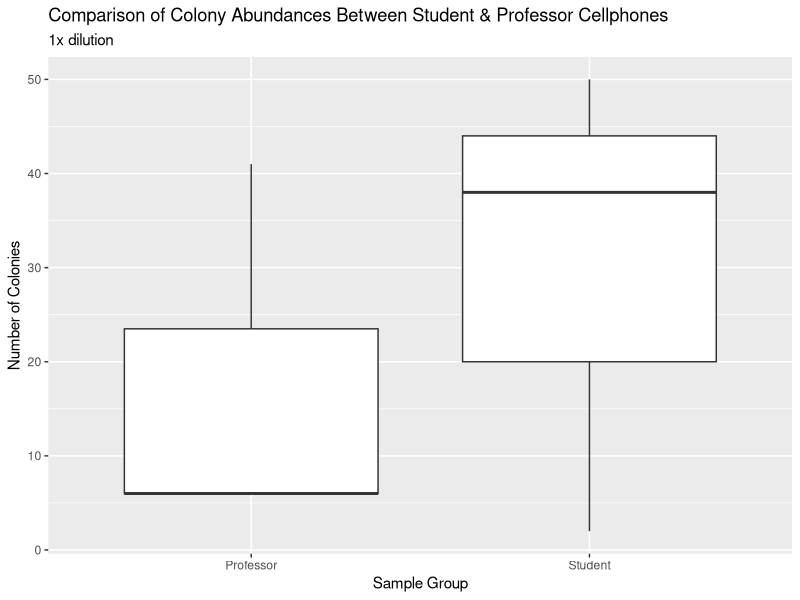
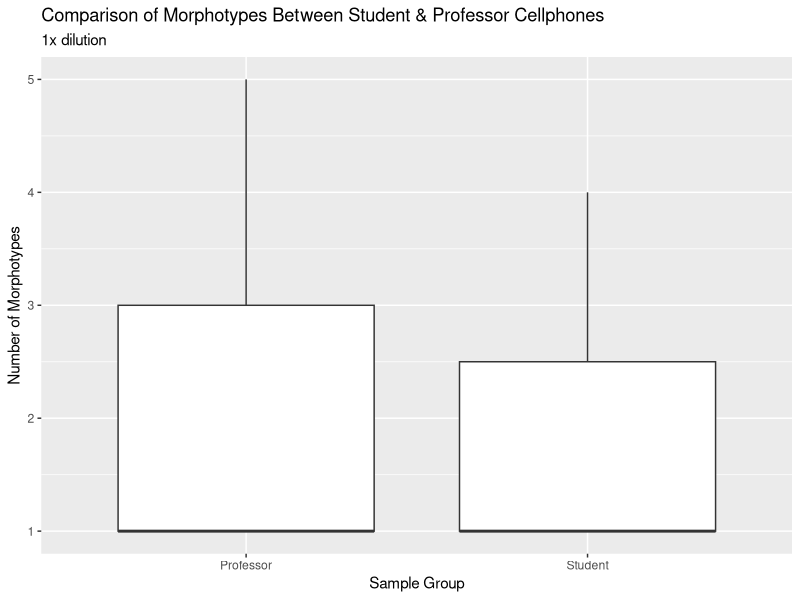

Recreate these plots in R, in order.
## ---- chunk 1
knitr::opts_chunk$set(echo = TRUE)
## ---- chunk 2
library("ggplot2")
library("dplyr")
library("tidyr")
library("readr")
## ---- chunk 3
# read in the culture data from csv
culture_data <- read_csv("data/raw_data/raw_culture_count_data/BIOL422_culturing_data - Sheet1.csv")
## ---- chunk 4
# filter out only 100x dilutions and make boxplot
culture_data %>% 
  filter(student_name == "Shreya Barma") %>%
  filter(dilution_1_10_or_100 == "1") %>% 
  ggplot(aes(x=sample_group,
             y=number_of_colonies)) +
  geom_boxplot() + 
  ggtitle("Comparison of Colony Abundances Between Student & Professor Cellphones", "1x dilution") +
  xlab("Sample Group") +
  ylab("Number of Colonies")
## ---- chunk 5
#run a statistical test to compare the two groups of abundances 
culture_data %>% 
  filter(student_name == "Shreya Barma") %>%
  filter(dilution_1_10_or_100 == "1") %>% 
  wilcox.test(data = ., 
              number_of_colonies ~ sample_group)

## ---- chunk 6
# filter out only 100x dilutions and make boxplot
culture_data %>% 
  filter(student_name == "Shreya Barma") %>%
  filter(dilution_1_10_or_100 == "1") %>% 
  ggplot(aes(x=sample_group,
             y=as.numeric(number_of_morphotypes))) +
  geom_boxplot() + 
  ggtitle("Comparison of Morphotypes Between Student & Professor Cellphones", "1x dilution") +
  xlab("Sample Group") +
  ylab("Number of Morphotypes")
## ---- chunk 7
#run a statistical test to compare the two groups of abundances 
culture_data %>% 
  filter(student_name == "Shreya Barma") %>%
  filter(dilution_1_10_or_100 == "1") %>% 
  wilcox.test(data = ., 
              as.numeric(number_of_morphotypes)~ sample_group)

## ---- chunk 8
# Add code chunks as needed for your analyses
